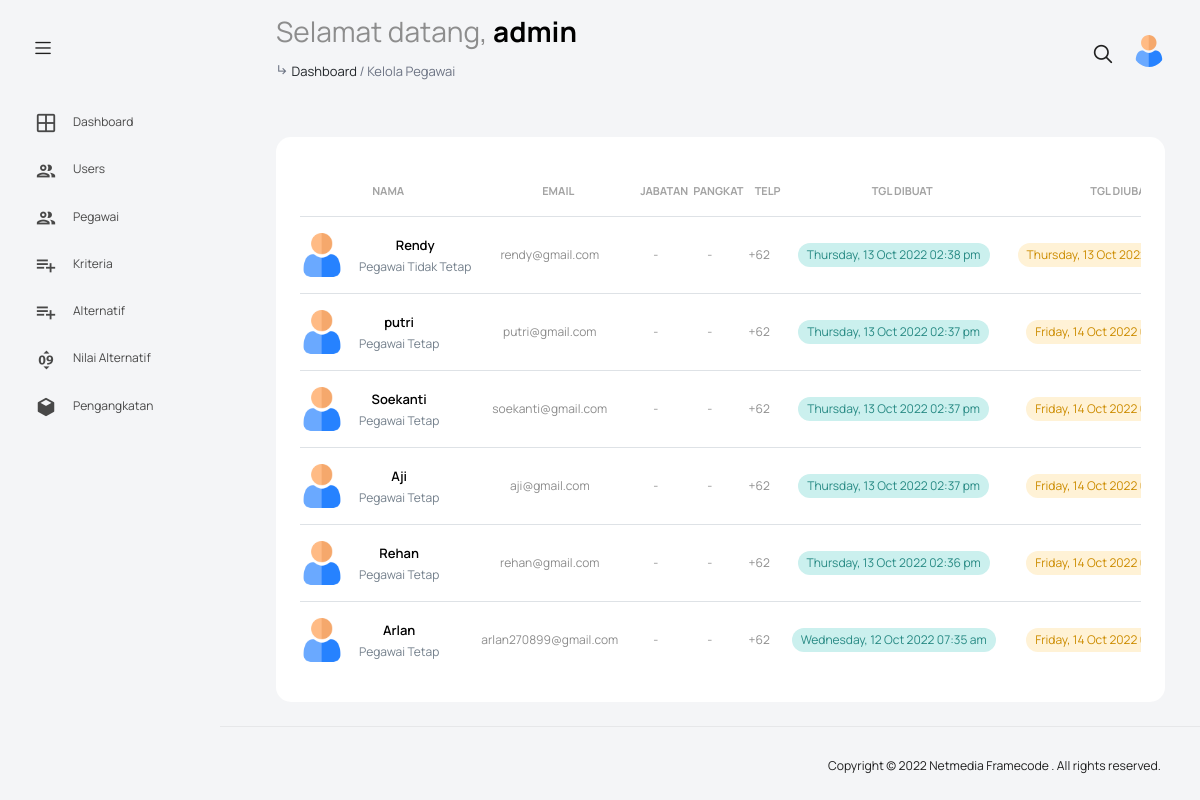
The page /views/pegawai.php (signed in) on the database its author committed.
### tables this page shows
CREATE TABLE `pegawai` (
  `id_pegawai` int(11) NOT NULL,
  `id_user` int(11) NOT NULL,
  `jabatan` varchar(50) NOT NULL DEFAULT '-',
  `pangkat` varchar(50) NOT NULL DEFAULT '-',
  `telp` varchar(12) NOT NULL DEFAULT '+62',
  `id_status` int(11) NOT NULL DEFAULT 1
);

CREATE TABLE `users` (
  `id_user` int(11) NOT NULL,
  `id_role` int(11) NOT NULL DEFAULT 3,
  `username` varchar(50) NOT NULL,
  `email` varchar(100) NOT NULL,
  `password` varchar(100) NOT NULL,
  `created_at` datetime NOT NULL DEFAULT current_timestamp(),
  `updated_at` datetime NOT NULL DEFAULT current_timestamp()
);

CREATE TABLE `status_pegawai` (
  `id_status` int(11) NOT NULL,
  `status_pegawai` varchar(50) NOT NULL
);

### controller/script.php (called while the page is built, shortened)
<?php
require_once("db_connect.php");
if (isset($_SESSION['data-user'])) {
  if ($_SESSION['data-user']['role'] <= 2) {
    $data_role2 = 25;
    $page_role2 = isset($_GET["page"]) ? (int)$_GET["page"] : 1;
    $awal_data_role2 = ($page_role2 > 1) ? ($page_role2 * $data_role2) - $data_role2 : 0;
    $pegawai = mysqli_query($conn, "SELECT * FROM users JOIN pegawai ON users.id_user=pegawai.id_user JOIN status_pegawai ON pegawai.id_status=status_pegawai.id_status ORDER BY users.id_user DESC LIMIT $awal_data_role2, $data_role2");
  }
}

### views/pegawai.php (the view, shortened to what this page needs)
<?php require_once("../controller/script.php");
?>
<!DOCTYPE html>
<html lang="en">
<head><?php require_once("../resources/dash-header.php") ?></head>
<body>
  <div class="container-scroller">
    <?php require_once("../resources/dash-topbar.php") ?>
    <div class="container-fluid page-body-wrapper">
      <?php require_once("../resources/dash-sidebar.php") ?>
      <div class="main-panel">
        <div class="content-wrapper">
          <div class="row">
            <div class="col-sm-12">
              <div class="home-tab">
                <div class="card card-rounded mt-3">
                  <div class="card-body">
                    <div class="table-responsive  mt-1">
                      <table class="table select-table text-center">
                        <thead>
                          <tr>
                            <th>Nama</th>
                            <th>Email</th>
                            <th>Jabatan</th>
                            <th>Pangkat</th>
                            <th>Telp</th>
                            <th>Tgl Dibuat</th>
                            <th>Tgl Diubah</th>
                          </tr>
                        </thead>
                        <tbody id="search-page">
                          <?php if (mysqli_num_rows($pegawai) == 0) { ?>
                            <tr>
                              <td colspan="9">Belum ada data pegawai</td>
                            </tr>
                            <?php } else if (mysqli_num_rows($pegawai) > 0) {
                            while ($row = mysqli_fetch_assoc($pegawai)) { ?>
                              <tr>
                                <td>
                                  <div class="d-flex">
                                    <img src="../assets/images/user.png" alt="">
                                    <div class="my-auto">
                                      <h6><?= $row['username'] ?></h6>
                                      <p><?= $row['status_pegawai'] ?></p>
                                    </div>
                                  </div>
                                </td>
                                <td><?= $row['email'] ?></td>
                                <td><?= $row['jabatan'] ?></td>
                                <td><?= $row['pangkat'] ?></td>
                                <td><?= $row['telp'] ?></td>
                                <td>
                                  <div class="badge badge-opacity-success">
                                    <?php $dateCreate = date_create($row['created_at']);
                                    echo date_format($dateCreate, "l, d M Y h:i a"); ?>
                                  </div>
                                </td>
                                <td>
                                  <div class="badge badge-opacity-warning">
                                    <?php $dateUpdate = date_create($row['updated_at']);
                                    echo date_format($dateUpdate, "l, d M Y h:i a"); ?>
                                  </div>
                                </td>
                              </tr>
                          <?php }
                          } ?>
                        </tbody>
                      </table>
                    </div>
                  </div>
                </div>
              </div>
            </div>
          </div>
        </div>
        <?php require_once("../resources/dash-footer.php") ?>
</body>
</html>

### rows shown on the page
pegawai: id_user.username "Rendy", id_status.status_pegawai "Pegawai Tidak Tetap", id_user.email "rendy@gmail.com", jabatan "-", pangkat "-", telp "+62", id_user.created_at "Thursday, 13 Oct 2022 02:38 pm", id_user.updated_at "Thursday, 13 Oct…"
pegawai: id_user.username "putri", id_status.status_pegawai "Pegawai Tetap", id_user.email "putri@gmail.com", jabatan "-", pangkat "-", telp "+62", id_user.created_at "Thursday, 13 Oct 2022 02:37 pm", id_user.updated_at "Friday, 14 Oct 2022…"
pegawai: id_user.username "Soekanti", id_status.status_pegawai "Pegawai Tetap", id_user.email "soekanti@gmail.com", jabatan "-", pangkat "-", telp "+62", id_user.created_at "Thursday, 13 Oct 2022 02:37 pm", id_user.updated_at "Friday, 14 Oct 2022…"
pegawai: id_user.username "Aji", id_status.status_pegawai "Pegawai Tetap", id_user.email "aji@gmail.com", jabatan "-", pangkat "-", telp "+62", id_user.created_at "Thursday, 13 Oct 2022 02:37 pm", id_user.updated_at "Friday, 14 Oct 2022…"
pegawai: id_user.username "Rehan", id_status.status_pegawai "Pegawai Tetap", id_user.email "rehan@gmail.com", jabatan "-", pangkat "-", telp "+62", id_user.created_at "Thursday, 13 Oct 2022 02:36 pm", id_user.updated_at "Friday, 14 Oct 2022…"
pegawai: id_user.username "Arlan", id_status.status_pegawai "Pegawai Tetap", id_user.email "arlan270899@gmail.com", jabatan "-", pangkat "-", telp "+62", id_user.created_at "Wednesday, 12 Oct 2022 07:35 am", id_user.updated_at "Friday, 14 Oct 2022…"

### other values the page prints
$_SESSION['data-user']['username'] "admin"
$_SESSION['page-name'] "Kelola Pegawai"
